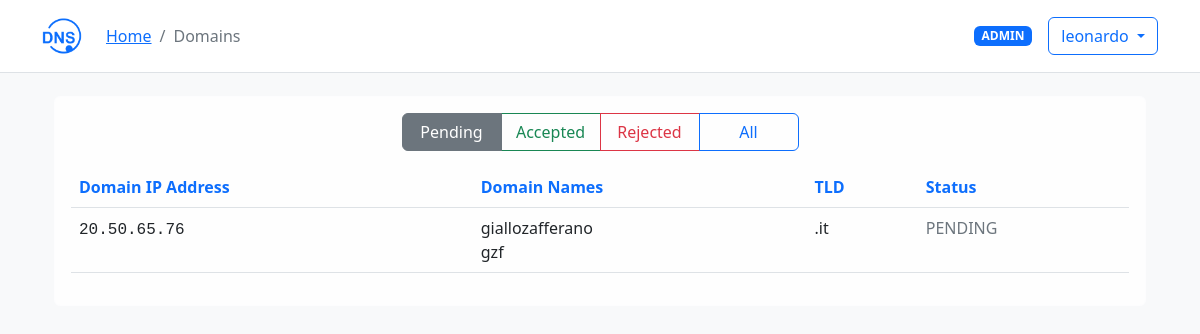
Screenshot of /domains/ (signed in) with the database file from the repository.
### domains/models.py (models this page shows, shortened)
class Domain(models.Model):
    ip_address = models.CharField(max_length=15, null=False)
    names = models.TextField(null=False)
    TLD = models.ForeignKey(TLD, on_delete=models.CASCADE, null=False)
    user = models.ForeignKey(settings.AUTH_USER_MODEL, on_delete=models.CASCADE, null=False)
    created_at = models.DateTimeField(auto_now_add=True)
    accepted = models.BooleanField(default=None, null=True, blank=True)
    verified_at = models.DateTimeField(null=True)

class TLD(models.Model):
    name = models.CharField(max_length=10, null=False)

### domains/views.py (the view)
# urls.py: path("", DomainListView.as_view(), name='domain-list'),
class DomainListView(ListView):
    model = Domain
    template_name = 'domains/domain-list.html'
    context_object_name = 'domains'
    def get_queryset(self):
        if self.request.user.is_staff:
            return Domain.objects.all()
        return Domain.objects.filter(user=self.request.user)

### domains/templatetags/split.py (called while the page is built)
@register.filter
def split(value, key):
    return value.split(key)

### templates/domains/domain-list.html (shortened to what this page needs)
{% extends 'base.html' %}
{% load bootstrap_icons %}
{% load split %}
{% block nav %}
  <ol class="breadcrumb">
    <li class="breadcrumb-item"><a class="link-primary" href="/">Home</a></li>
    <li class="breadcrumb-item active">Domains</li>
  </ol>
{% endblock nav %}
{% block content %}
<div class="container">
  <div class="alert alert-light" style="color: black;">
    {% if user.is_staff %}
      <div class="d-flex justify-content-center mb-3">
        <div class="btn-group" role="group" aria-label="Basic outlined example">
          <label class="btn btn-outline-secondary" for="pending" style="min-width: 100px;">Pending</label>
          <label class="btn btn-outline-success" for="accepted" style="min-width: 100px;">Accepted</label>
          <label class="btn btn-outline-danger" for="rejected" style="min-width: 100px;">Rejected</label>
          <label class="btn btn-outline-primary" for="all" style="min-width: 100px;">All</label>
        </div>
      </div>
    {% else %}
      <div class="d-flex justify-content-center mb-3">
        <a href="/domains/create/" class="btn btn-outline-primary w-50">
          {% bs_icon 'plus-lg' size='1em' extra_classes="mb-1 me-1" %} Add New Domain
        </a>
      </div>
    {% endif %}
    <table class="table table-hover">
      <thead>
        <tr>
          <th class="text-primary" scope="col">Domain IP Address</th>
          <th class="text-primary" scope="col">Domain Names</th>
          <th class="text-primary" scope="col">TLD</th>
          <th class="text-primary" scope="col">Status</th>
        </tr>
      </thead>
      <tbody>
        {% for domain in domains %}
          <tr
            class="clickable-row domain-row
              {% if domain.accepted is None %} pending
              {% elif domain.accepted %} accepted
              {% else %} rejected
              {% endif %}"
            data-href="{% url 'domain-detail' domain.pk %}"
            style="cursor: pointer;"
          >
            <td><span class="font-monospace">{{ domain.ip_address }}</span></td>
            <td>
              {% for name in domain.names|split:";" %}
                <div>{{ name }}</div>
              {% endfor %}
            </td>
            <td>.{{ domain.TLD.name }}</td>
            <td>
              {% if domain.accepted is None %}
                <span class="text-secondary fw-normal">
                  {% bs_icon 'hourglass-split' size='1em' extra_classes="mb-1" %}PENDING
                </span>
              {% elif domain.accepted%}
                <span class="text-success">
                  {% bs_icon 'check-circle-fill' size='1em' extra_classes="mb-1" %}ACCEPTED
                </span>
              {% else %}
                <span class="text-danger">
                  {% bs_icon 'x-circle-fill' size='1em' extra_classes="mb-1" %}REJECTED
                </span>
              {% endif %}
            </td>
          </tr>
        {% endfor %}
      </tbody>
    </table>
  </div>
</div>
{% endblock content %}

### templates/base.html (shortened to what this page needs)
{% load static %}
{% load bootstrap_icons %}
<!DOCTYPE html>
<html>
  <head>
    <link
      href="https://cdn.jsdelivr.net/npm/bootstrap@5.2.3/dist/css/bootstrap.min.css"
      rel="stylesheet"
    >
  </head>
  <body class="bg-light">
    {% if user.is_authenticated %}
      <nav class="navbar navbar-light bg-white border-bottom fixed-top" style="min-height: 72px;">
        <div class="container">
          <div class="d-flex align-items-center">
            <a class="navbar-brand" href="/">
              <img src="{% static 'images/dns-icon.png' %}" height="40px" width="40px">
            </a>
            <div class="ms-2 pt-3">
              {% block nav %}
              {% endblock nav %}
            </div>
          </div>
          <div class="d-flex align-items-center">
            {% if user.is_staff %}
              <span class="me-3 badge bg-primary">ADMIN</span>
            {% endif %}
            <div class="dropdown">
              <button class="btn btn-outline-primary dropdown-toggle" type="button" data-bs-toggle="dropdown">
                {% bs_icon 'person-circle' size='1.3em' extra_classes="mb-1 me-1" %}{{ user }}
              </button>
            </div>
          </div>
        </div>
      </nav>
      <div style="margin-top: 72px;">
        <div class="container py-4" >
          {% block content %}
          {% endblock content %}
        </div>
      </div>
    {% endif %}
  </body>
</html>

### rows the page displays
Domain: ip_address "20.50.65.76", names "giallozafferano" "gzf", TLD.name "it", shows "PENDING"

### other values shown
{{ user }} "leonardo"
